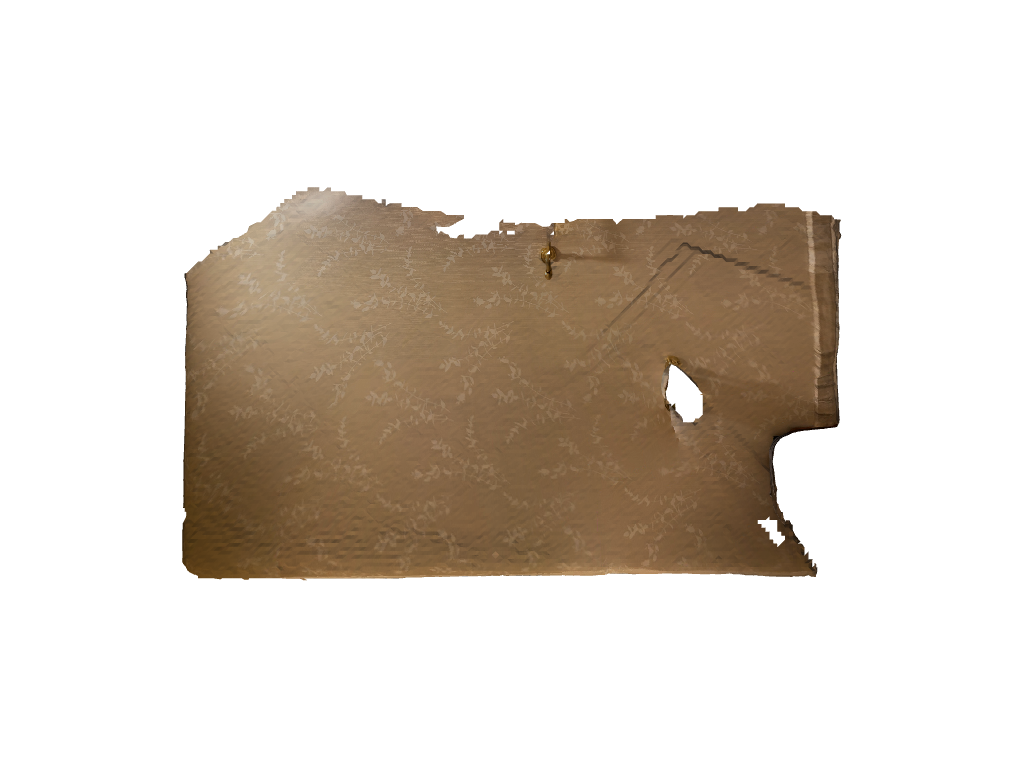
#> input picture original_1.png, 1024 x 768 px
$ python inpainting.py
#> lines starting #> are read from the running program, lines starting #| are printed output that depends on the picture
import cv2
import numpy
from pyinpaint import Inpaint


img = cv2.imread('original_1.png')
#> img is the input picture: shape (768, 1024, 3); mean B, G, R 202.9, 211.8, 220


# Load the mask.
mask = cv2.imread('yellow_1.png', 0)
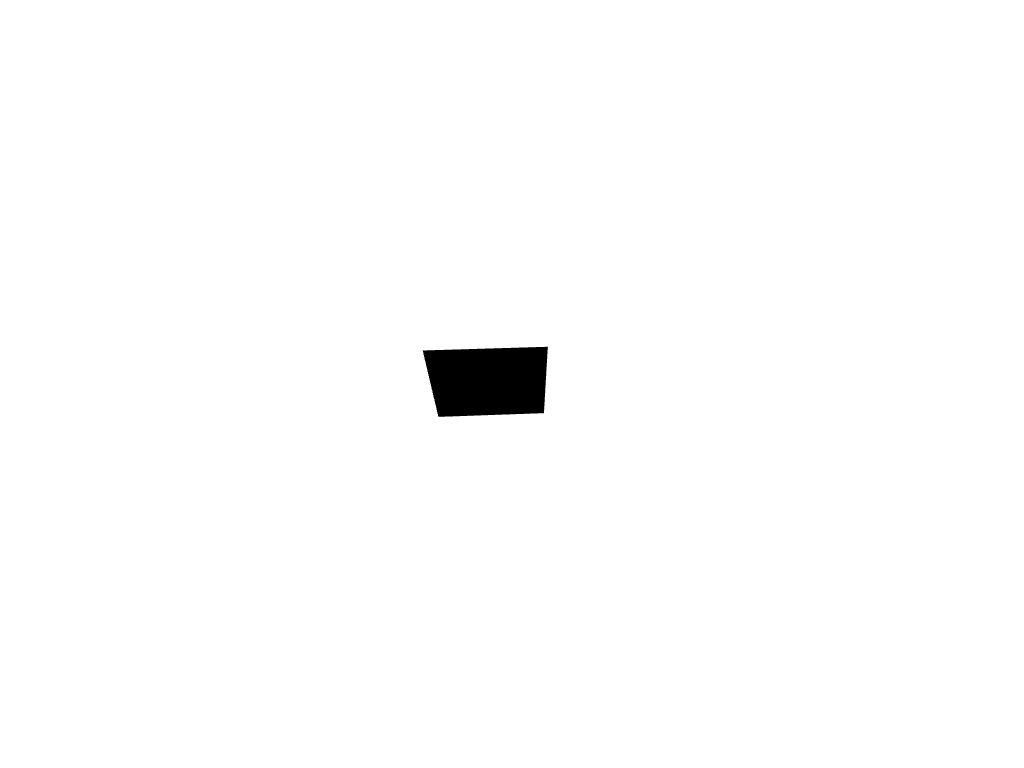
#> input picture yellow_1.png, 1024 x 768 px
#> mask is the input picture: shape (768, 1024); min 0, max 255, mean 252.5

mask = 255 - mask
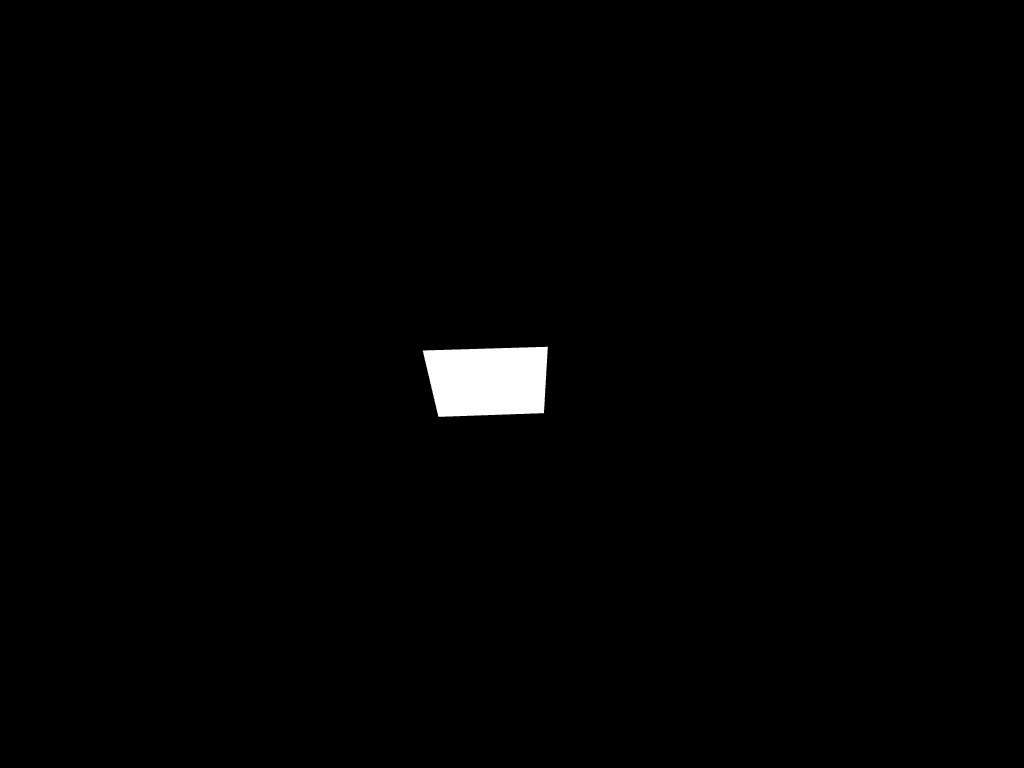
#> mask: shape (768, 1024); min 0, max 255, mean 2.5
# cv2.imwrite('new_mask.png', mask)


# Inpaint.
dst = cv2.inpaint(img, mask, 3, cv2.INPAINT_NS)


# inpaint = Inpaint('original_1.png', 'yellow_1.png')
# dst = inpaint()

# Write the output.
cv2.imwrite('cat_inpainted.png', dst)
